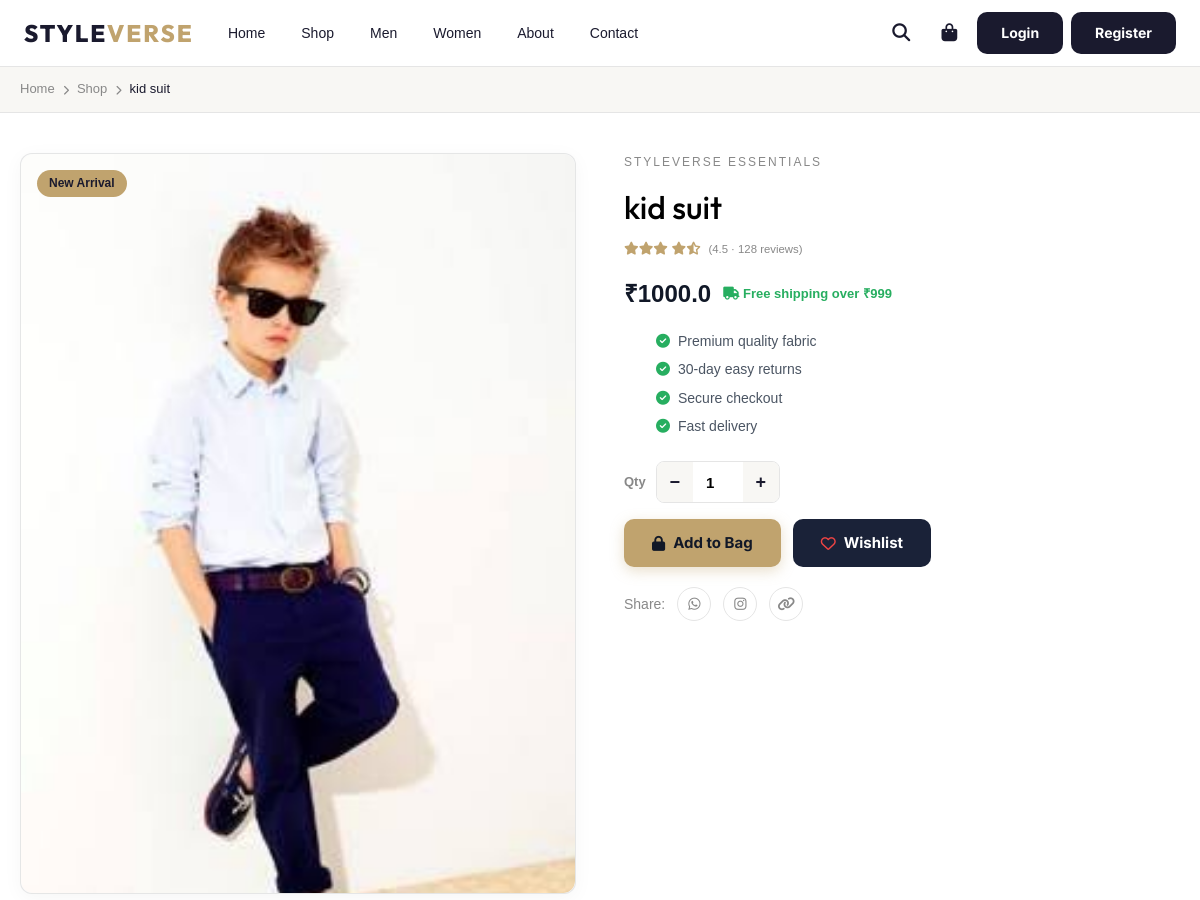
The page /product/27/?type=product (upper part) on the database as committed earlier.
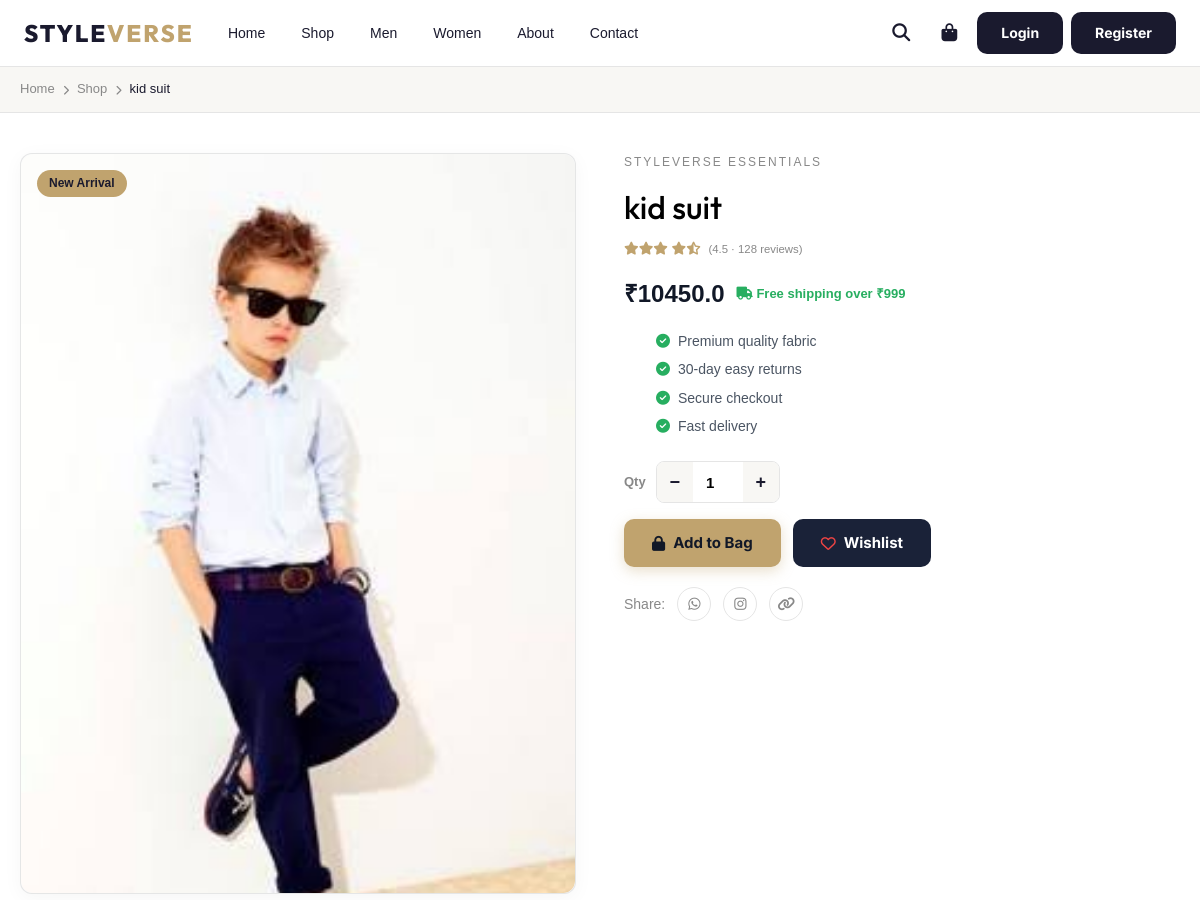
The same page on the database as committed later.
### shopapp/models.py (models this page shows, shortened)
class Product(models.Model):
    name = models.CharField(max_length=50)
    price = models.FloatField()
    discount = models.FloatField(default=0, help_text='Discount percentage (0-100)')
    stock = models.IntegerField(default=25, help_text='Stock quantity available')
    image = models.ImageField(upload_to='Product')
    created_by = models.ForeignKey(User, on_delete=models.SET_NULL, null=True, blank=True, related_name='added_general_products', help_text='Sub-Admin who added this product')
    @property
    def image_url(self):
        try:
            if not self.image:
                return ''
            full_path = os.path.join(settings.MEDIA_ROOT, str(self.image))
            if not os.path.exists(full_path):
                return ''
            return self.image.url
        except (ValueError, AttributeError):
            return ''
    @property
    def model_name(self):
        return 'product'

### shopapp/views.py (the view)
# urls.py: path('product/<int:pk>/', views.product_detail, name='product_detail'),
def product_detail(request, pk):
    model_type = request.GET.get('type')
    product = get_product_by_pk(pk, model_type=model_type)
    if not product:
        product = get_object_or_404(Product, pk=pk)
    all_prods = get_all_combined_products('-pk')
    related = [p for p in all_prods if p.pk != pk][:4]
    viewed = request.session.get('recently_viewed', [])
    if pk in viewed:
        viewed.remove(pk)
    viewed.insert(0, pk)
    viewed = viewed[:6]                          # keep last 6
    request.session['recently_viewed'] = viewed
    rv_ids = [i for i in viewed if i != pk]
    recently_viewed = []
    for vid in rv_ids:
        obj = get_product_by_pk(vid)
        if obj:
            recently_viewed.append(obj)
    sku       = f'SV-{product.pk:04d}'
    category  = 'Fashion'
    brand     = 'STYLEVERSE'
    in_stock  = True
    stock_qty = 15
    all_sizes   = ['XS', 'S', 'M', 'L', 'XL', 'XXL']
    all_colors  = [
        {'name': 'Black',   'hex': '#1a1a2e'},
        {'name': 'White',   'hex': '#f5f5f5'},
        {'name': 'Navy',    'hex': '#1e3a5f'},
        {'name': 'Gold',    'hex': '#c0a36e'},
        {'name': 'Red',     'hex': '#e74c3c'},
        {'name': 'Olive',   'hex': '#6b7c32'},
    ]
    sizes  = all_sizes
    colors = all_colors[:4]
    wishlist_ids = set()
    if request.user.is_authenticated:
        wishlist_ids = set(
            Wishlist.objects.filter(user=request.user).values_list('object_id', flat=True)
        )
    return render(request, 'products/product_detail.html', {
        'product':        product,
        'related':        related,
        'recently_viewed': recently_viewed,
        'sku':            sku,
        'category':       category,
        'brand':          brand,
        'in_stock':       in_stock,
        'stock_qty':      stock_qty,
        'sizes':          sizes,
        'colors':         colors,
        'wishlist_ids':   wishlist_ids,
    })

### shopapp/context_processors.py (called while the page is built)
def cart_context(request):
    cart = request.session.get('cart', {})
    cart_count = sum(item.get('quantity', 0) for item in cart.values())
    return {'cart_count': cart_count}

def wishlist_context(request):
    wishlist_count = 0
    if request.user.is_authenticated:
        wishlist_count = Wishlist.objects.filter(user=request.user).count()
    return {'wishlist_count': wishlist_count}

def admin_approval_context(request):
    pending_approval_count = 0
    if request.user.is_authenticated and (request.user.is_staff or request.user.is_superuser):
        if request.user.is_superuser:
            pending_approval_count = ProductRequest.objects.filter(status='pending').count()
        else:
            pending_approval_count = ProductRequest.objects.filter(user=request.user, status='pending').count()
    return {'pending_approval_count': pending_approval_count}

### shopapp/views.py (called while the page is built)
def get_all_combined_products(sort_by='-pk'):
    p1 = list(Product.objects.all())
    p2 = list(Men.objects.all())
    p3 = list(Women.objects.all())
    all_prods = p1 + p2 + p3
    reverse = sort_by.startswith('-')
    all_prods.sort(key=lambda x: x.pk, reverse=reverse)
    return all_prods

### templates/products/product_detail.html (shortened to what the changed rows need)
{% extends 'base.html' %}
{% load static %}
{% block content %}
<div class="sv-breadcrumb">
  <div class="sv-container">
    <a href="{% url 'index' %}">Home</a>
    <i class="fa fa-chevron-right"></i>
    <a href="{% url 'product_list' %}">Shop</a>
    <i class="fa fa-chevron-right"></i>
    <span>{{ product.name }}</span>
  </div>
</div>
<section class="sv-section">
  <div class="sv-container">
    <div class="sv-pdp">
      <div class="sv-pdp__gallery">
        {% if product.image %}
        <div class="sv-pdp__img-wrap">
          <img src="{{ product.image.url }}" alt="{{ product.name }}" class="sv-pdp__main-img" id="mainImg">
          <span class="sv-pdp__badge">New Arrival</span>
        </div>
        {% else %}
        <div class="sv-pdp__placeholder"><i class="fa fa-tshirt"></i></div>
        {% endif %}
      </div>
      <div class="sv-pdp__info">
        <p class="sv-pdp__brand">STYLEVERSE ESSENTIALS</p>
        <h1>{{ product.name }}</h1>
        <div class="sv-stars" style="margin:8px 0 16px;">
          <i class="fa fa-star"></i><i class="fa fa-star"></i><i class="fa fa-star"></i>
          <i class="fa fa-star"></i><i class="fa fa-star-half-alt"></i>
          <small>(4.5 · 128 reviews)</small>
        </div>
        <div class="sv-pdp__price">
          <span class="sv-price sv-price--lg">₹{{ product.price }}</span>
          <span class="sv-pdp__free-ship"><i class="fa fa-truck"></i> Free shipping over ₹999</span>
        </div>
        <ul class="sv-pdp__features">
          <li><i class="fa fa-check-circle"></i> Premium quality fabric</li>
          <li><i class="fa fa-check-circle"></i> 30-day easy returns</li>
          <li><i class="fa fa-check-circle"></i> Secure checkout</li>
          <li><i class="fa fa-check-circle"></i> Fast delivery</li>
        </ul>
        <div class="sv-pdp__qty" style="display:flex; align-items:center; gap:10px; margin-top:24px;">
          <label style="font-size:13px; font-weight:700; color:var(--sv-muted); margin:0;">Qty</label>
          <div class="sv-qty-wrap">
          </div>
        </div>
        <div class="sv-pdp__action-group" style="display:flex; align-items:center; gap:12px; flex-wrap:wrap; margin-top:16px;">
          <form method="POST" action="{% url 'cart' %}" id="cartForm" style="display:inline-flex; margin:0;">
          </form>
          {% if user.is_authenticated %}
          <form method="POST" action="{% url 'toggle_wishlist' %}" style="display:inline-flex; margin:0;">
            {% csrf_token %}
            <input type="hidden" name="model_type" value="{% if product.model_name %}{{ product.model_name }}{% else %}product{% endif %}">
            <input type="hidden" name="object_id" value="{{ product.pk }}">
            <button type="submit" class="sv-btn sv-btn--lg"
              style="margin:0; background:#1A2238; color:#ffffff; font-weight:700; border:none; display:inline-flex; align-items:center; gap:8px;">
              <i class="fa-solid fa-heart" style="color:#ef4444;"></i> {% if product.pk in wishlist_ids %}Wishlist{% else %}Wishlist{% endif %}
            </button>
          </form>
          {% else %}
          <a href="{% url 'login' %}?next={{ request.path }}" class="sv-btn sv-btn--lg"
            style="margin:0; background:#1A2238; color:#ffffff; font-weight:700; border:none; display:inline-flex; align-items:center; gap:8px; text-decoration:none;">
          </a>
          {% endif %}
        </div>
        <div class="sv-pdp__share" style="margin-top:20px;">
          <span>Share:</span>
          <a href="#" title="Share on WhatsApp"><i class="fab fa-whatsapp"></i></a>
          <a href="#" title="Share on Instagram"><i class="fab fa-instagram"></i></a>
          <a href="#" title="Copy link" onclick="navigator.clipboard.writeText(window.location.href);return false;"></a>
        </div>
      </div>
    </div>
  </div>
</section>
{% endblock %}

Rows that differ between the two databases and show on the page:
changed Product "kid suit": price "1000.0" → "10450.0"
